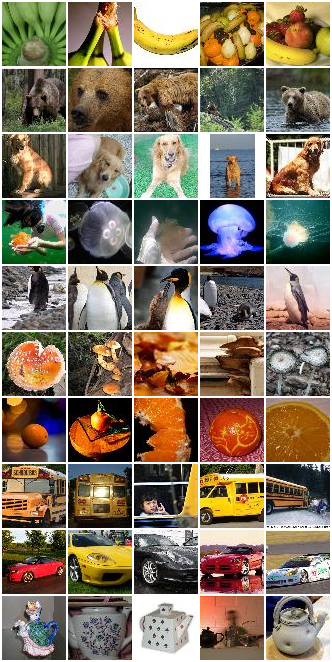
#> input picture docs/phase2/phase2_eda_grid.png, 332 x 662 px
$ python -i build_bow_forest.py   (imports and definitions only)   (older library calls are emulated)
#> lines starting #> are read from the running program, lines starting #| are printed output that depends on the picture
#> further down, picture is the input picture: shape (662, 332, 3); mean B, G, R 98.4, 118.2, 132.4
"""Bag-of-Visual-Words forest.

Extract 8x8 patches, compute mini-descriptors (4 values each: mean_h, mean_s,
mean_edge, dominant_gradient_dir). K-means cluster into 32 codewords.
Each image = histogram over codewords = 32-dim feature vector.

This is POSITION-INVARIANT (histogram discards position) and captures
LOCAL structure (each patch describes a small region's properties).

The codebook centroids are hardcoded as constants — no stored data at inference."""

import sys
from pathlib import Path
from collections import Counter
import numpy as np
import cv2

sys.path.insert(0, str(Path(__file__).parent))
from build_forest import CLASSES, gini, Node, find_best_split, build_tree, count_nodes, predict_tree

DATA_ROOT = Path(__file__).parent.parent.parent / "data" / "phase2" / "train"
VAL_ROOT = Path(__file__).parent.parent.parent / "data" / "phase2" / "val"


def extract_patch_descriptors(image, patch_size=8, stride=4):
    """Extract mini-descriptors from overlapping patches."""
#> called with patch_size = 8, stride = 4
    hsv = cv2.cvtColor(image, cv2.COLOR_BGR2HSV)
#> hsv: shape (662, 332, 3); mean H, S, V 46.3, 103.6, 140.1
    h, s, v = cv2.split(hsv)
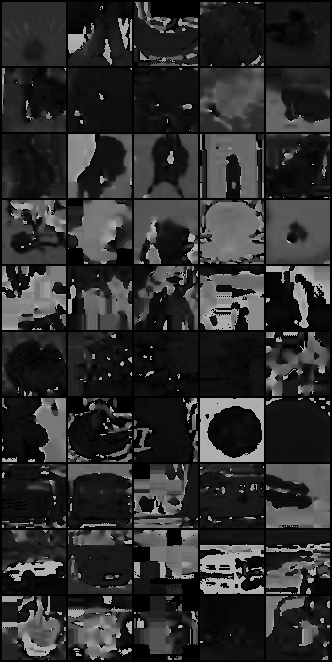
#> h: shape (662, 332); min 0, max 179, mean 46.3
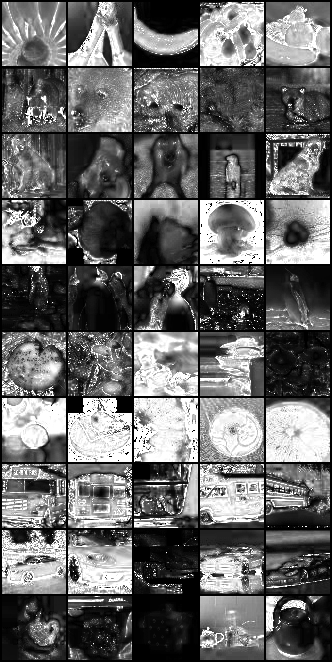
#> s: shape (662, 332); min 0, max 255, mean 103.6
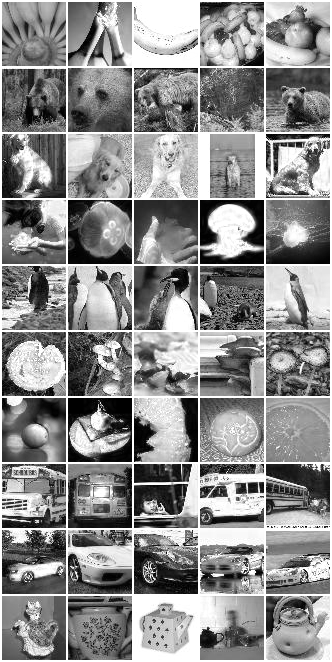
#> v: shape (662, 332); min 0, max 255, mean 140.1
    gray = cv2.cvtColor(image, cv2.COLOR_BGR2GRAY).astype(np.float32)
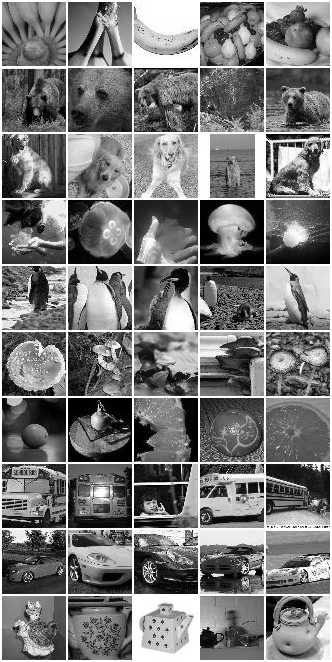
#> gray: shape (662, 332) float32; min 0, max 255, mean 120.2
    gx = cv2.Sobel(gray, cv2.CV_32F, 1, 0, ksize=3)
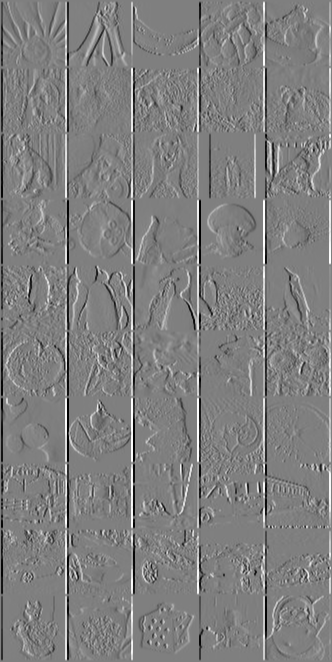
#> gx: shape (662, 332) float32; min -1020, max 1020, mean 0; drawn with min black and max white
    gy = cv2.Sobel(gray, cv2.CV_32F, 0, 1, ksize=3)
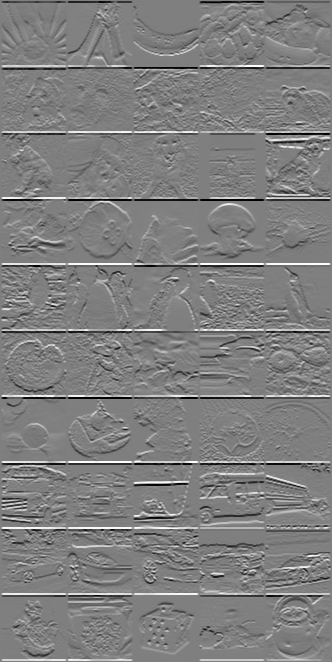
#> gy: shape (662, 332) float32; min -1020, max 1020, mean 0; drawn with min black and max white

    descriptors = []
    for row in range(0, 64 - patch_size + 1, stride):
        for col in range(0, 64 - patch_size + 1, stride):
            ph = h[row:row+patch_size, col:col+patch_size]
            ps = s[row:row+patch_size, col:col+patch_size]
            pv = v[row:row+patch_size, col:col+patch_size]
            pgx = gx[row:row+patch_size, col:col+patch_size]
            pgy = gy[row:row+patch_size, col:col+patch_size]

            # 6-dim descriptor per patch
            desc = [
                float(np.mean(ph)) / 180.0,  # normalized hue
                float(np.mean(ps)) / 255.0,  # normalized sat
                float(np.mean(pv)) / 255.0,  # normalized val
                float(np.std(pv)) / 128.0,   # texture (val variance)
                float(np.mean(np.abs(pgx))) / 50.0,  # edge magnitude (normalized)
                float(np.arctan2(np.mean(pgy), np.mean(pgx))) / np.pi,  # dominant direction
            ]
            descriptors.append(desc)
#> after the loop, descriptors = 225 items
    return np.array(descriptors)


# [130 lines left out: functions build_codebook, image_to_bow, load_bow_data, eval_forest_fn, main, not called in this run]


# [2 lines not run here, left out]

>>> import cv2
>>> picture = cv2.imread('../../docs/phase2/phase2_eda_grid.png')
>>> result = extract_patch_descriptors(picture)
#> result = 225 rows, first 6: [0.138, 0.355, 0.723, 0.509, 2.79, -0.785], [0.185, 0.452, 0.639, 0.45, 1.54, -0.474], [0.187, 0.376, 0.688, 0.376, 1.1, -0.432], [0.186, 0.348, 0.704, 0.345, 0.609, -0.472], [0.184, 0.318, 0.736, 0.309, 0.502, -0.431], [0.183, 0.301, 0.766, 0.27, 0.273, -0.478]
